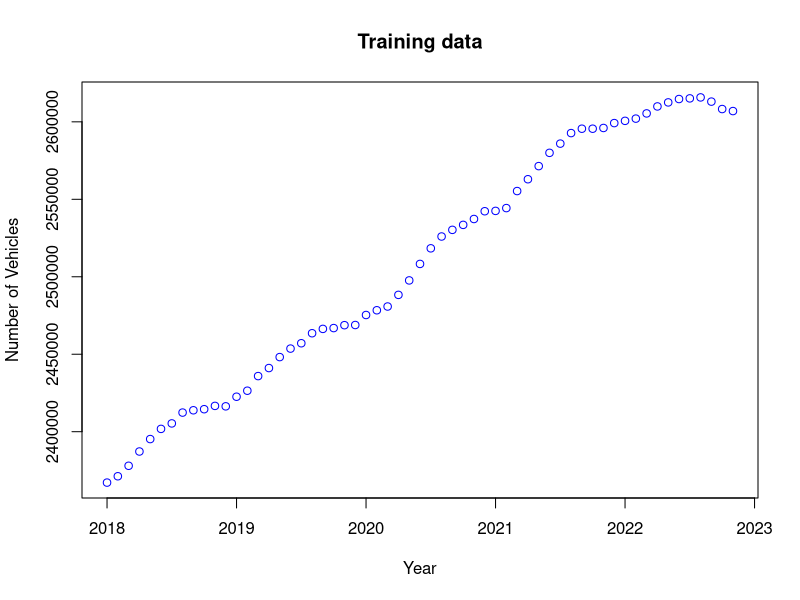
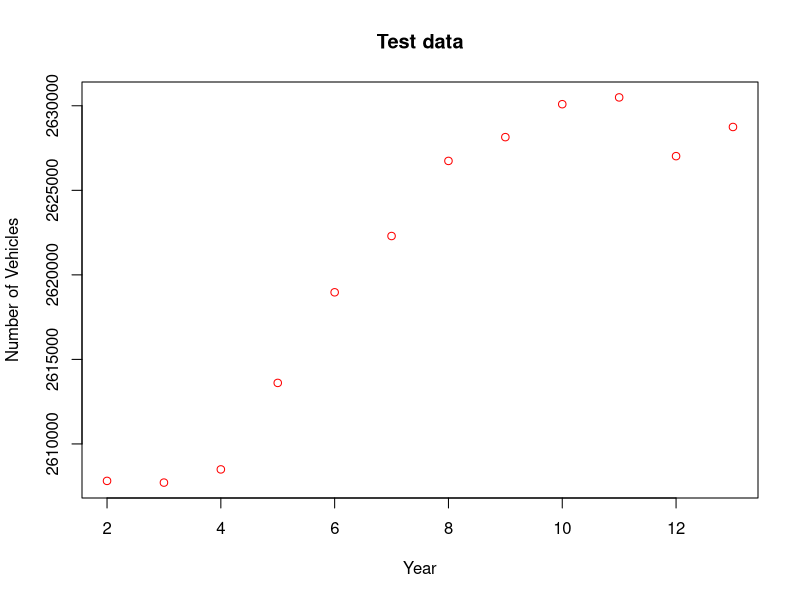
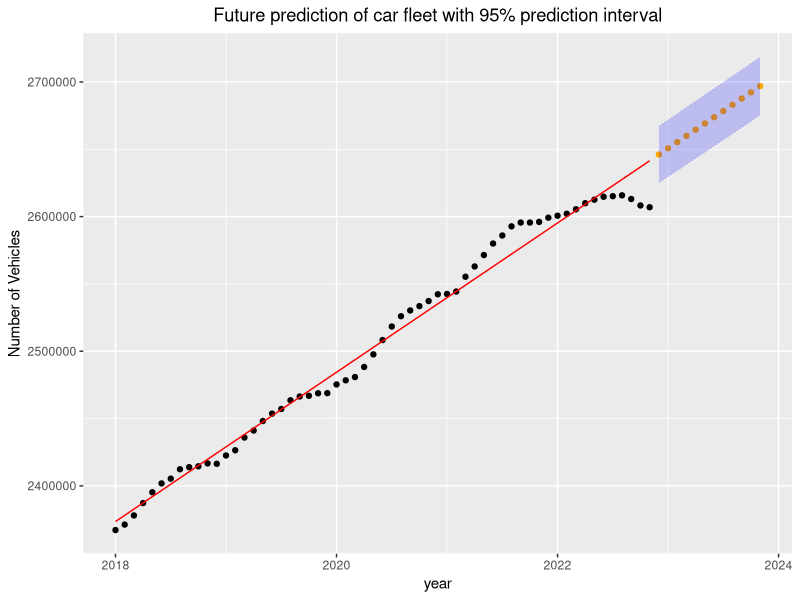
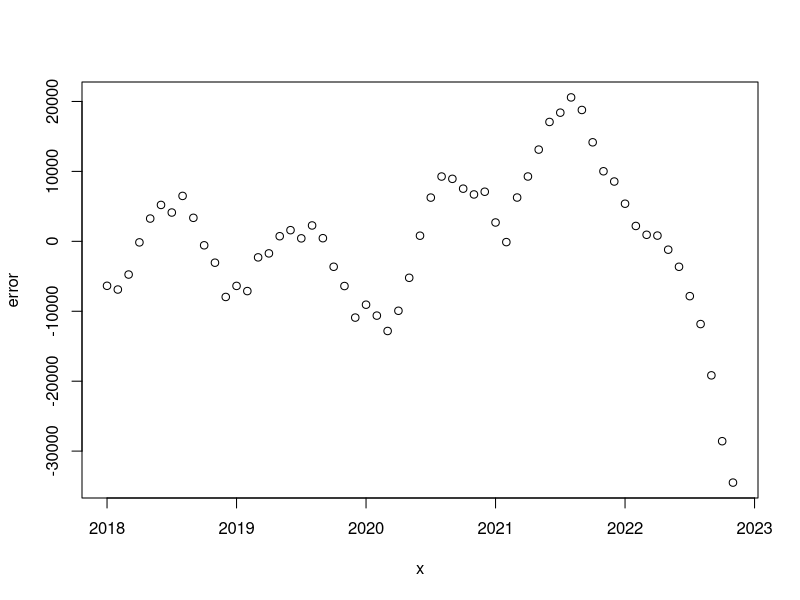
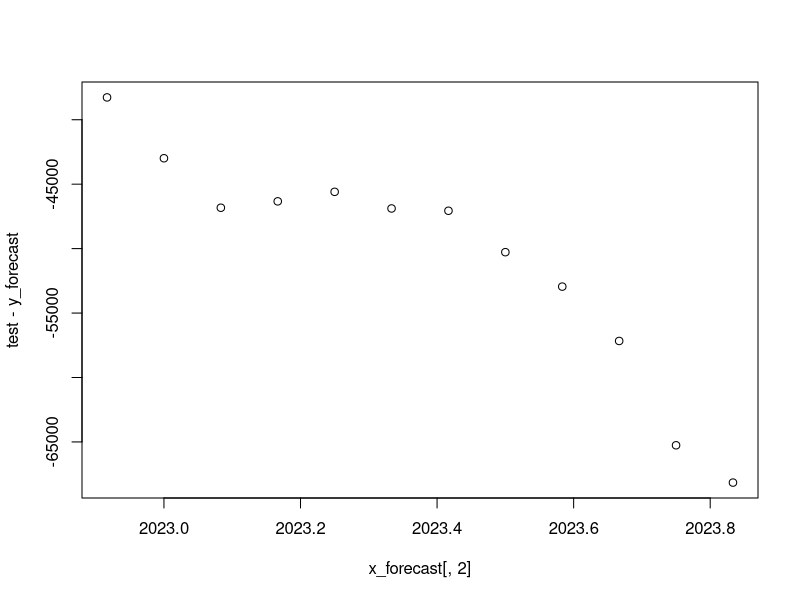
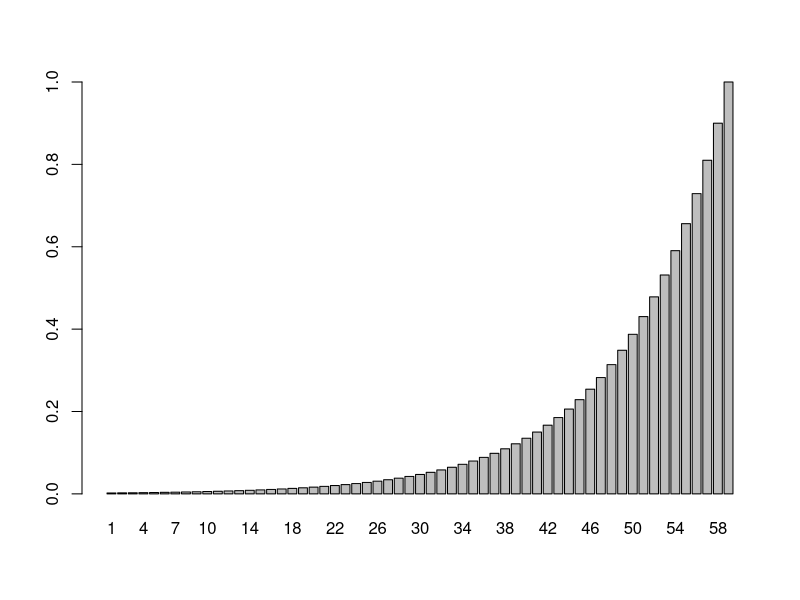
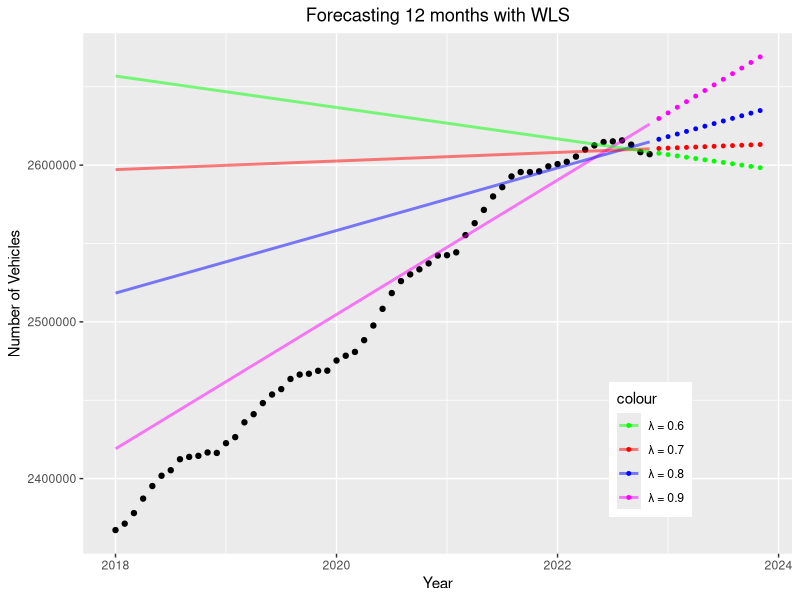

Source code (R) for these figures, in order:
# Required package to read excel
library("readxl")
library("ggplot2")

### DATA IMPORT ###
# Training Data
my_data <- read_excel("Assignment 1/DST_BIL54_train.xlsx")
n_train <- length(my_data)
train <- unlist(my_data[1, 2:n_train])
x <- seq(2018, 2022 + 10/12, by = 1 / 12)
n = length(x)
y_train = train

# Test Data
my_data <- read_excel("Assignment 1/DST_BIL54_test.xlsx")
n_test <- length(my_data)
test <- unlist(my_data[1, 2:n_test])


##### Q1 #####
plot(x, train, col = "blue", title("Training data"), xlab="Year", ylab="Number of Vehicles")

plot(2:n_test, test, col = "red", title("Test data"), xlab="Year", ylab="Number of Vehicles")




##### Q2 #####
# Q2.1
ones <- rep(1, length(x))
x_ols <- cbind(ones, x)
theta <- solve(t(x_ols) %*% x_ols) %*% t(x_ols) %*% train

y_hat <- x_ols %*% theta
#plot(x, y_hat, col = "blue", title("Training data - OLS estimate"))
print(theta)

# Error, squared errors and residual variance estimate
error <- train - y_hat
RSS_ols <- t(error) %*% error
sigma2 <- as.numeric(RSS_ols) / (n_train - length(theta))

# Variance and std of estimated errors
v_ols <- sigma2 * solve(t(x_ols) %*% x_ols)
s_ols <- sqrt(diag(v_ols))

# Make forecast for next 12 months
x_test <- seq(2022 + 11 / 12, 2023 + 10 / 12, by = 1 / 12)
x_forecast <- cbind(1, x_test)
y_forecast <- x_forecast %*% theta

# Confidence interval
alpha <- 0.05
vmatrix <- sigma2*(1+(x_forecast%*%solve(t(x_ols)%*%x_ols))%*%t(x_forecast))

CI_lb <- y_forecast - qt(alpha / 2, n_train - length(theta)) * sqrt(diag(vmatrix))
CI_ub <- y_forecast + qt(alpha / 2, n_train - length(theta)) * sqrt(diag(vmatrix))

# Plot fitted model, training data, forecast and CI
df_train <- data.frame(year = x, y = train, y_hat = y_hat)
df_forecast <- data.frame(year = x_forecast[,2], y = y_forecast, CI_lb = CI_lb, CI_ub = CI_ub)


ggplot(df_train, aes(x = year, y=train), title("Prediction of car fleet")) +
  geom_point(col = "black") + 
  geom_line(aes(x = year, y=y_hat), col="red", size = 0.5) +
  geom_point(data = df_forecast, aes(x = year, y = y), col="orange", size=1.5) +
  geom_ribbon(data=df_forecast, aes(x=year,ymin=CI_lb, ymax=CI_ub), inherit.aes=FALSE, alpha=0.2, fill="blue") +
  ggtitle("Future prediction of car fleet with 95% prediction interval") + ylab("Number of Vehicles") +
  theme(plot.title = element_text(hjust = 0.5))

# Residual of model on historic data, clearly not white noise
plot(x, error)

# Test error, model overestimates car fleet
plot(x_forecast[,2], test - y_forecast)




##### Q3 #####

# 3.1
lambda = 0.9
SIGMA_OLS <- diag(n)
SIGMA_WLS <- diag(n)
for (i in 1:n) {
  SIGMA_WLS[i,i] <- 1/lambda^(n-i)
}
print(SIGMA_WLS[55:59,55:59])
W_WLS <- solve(SIGMA_WLS)

# 3.2
weights <- lambda^((n-1):0)
# plot the weights:
barplot(weights, names=1:n)

# 3.3
print(sum(weights))

# 3.4
WLS <- solve(t(x_ols)%*%solve(SIGMA_WLS)%*%x_ols)%*%(t(x_ols)%*%solve(SIGMA_WLS)%*%y_train)
print(WLS)

# 3.5
y_wls <- x_test
lambdas <- c(0.9, 0.8, 0.7, 0.6)
df_forecast_wls <- data.frame(year = x_forecast[,2])
frame_names <- c('l09', 'l08', 'l07', 'l06')
df_forecast_wls[frame_names] <- NA

df_train[frame_names] <- NA

for (j in 1:length(lambdas)) {
  lambda = lambdas[j]
  for (i in 1:n) {
    SIGMA_WLS[i,i] <- 1/lambda^(n-i)
  }
  WLS <- solve(t(x_ols)%*%solve(SIGMA_WLS)%*%x_ols)%*%(t(x_ols)%*%solve(SIGMA_WLS)%*%y_train)
  y_pred <- x_forecast %*% WLS
  df_forecast_wls[frame_names[j]] <- y_pred
  df_train[frame_names[j]] <- x_ols %*% WLS
}

colors <- c("magenta", "blue", "red", "green")

ggplot(df_train, aes(x = year, y=train, colour='black')) +
  geom_point(col = "black") +
  geom_point(data=df_forecast_wls, aes(x=year, y=l09, colour="n9"), size=1)+
  geom_point(data=df_forecast_wls, aes(x=year, y=l08, colour="n8"), size=1)+
  geom_point(data=df_forecast_wls, aes(x=year, y=l07, colour="n7"), size=1)+
  geom_point(data=df_forecast_wls, aes(x=year, y=l06, colour="n6"), size=1)+
  geom_line(data=df_train, aes(x=year, y=l09, colour="n9"),linewidth=1, alpha=0.5)+
  geom_line(data=df_train, aes(x=year, y=l08, colour="n8"),linewidth=1, alpha=0.5)+
  geom_line(data=df_train, aes(x=year, y=l07, colour="n7"),linewidth=1, alpha=0.5)+
  geom_line(data=df_train, aes(x=year, y=l06, colour="n6"),linewidth=1, alpha=0.5)+
  theme(legend.position = c(0.8, 0.2), plot.title = element_text(hjust = 0.5)) +
  scale_color_manual(values = c(n9 = colors[1], n8 = colors[2], n7 = colors[3], n6 = colors[4]),
                     labels = c(n9 = "\u03bb = 0.9", n8 = "\u03bb = 0.8", n7 = "\u03bb = 0.7", n6 = "\u03bb = 0.6")) +
  labs(y= "Number of Vehicles", x = "Year", title = "Forecasting 12 months with WLS")
  
# 3.6


##### Q4 #####
